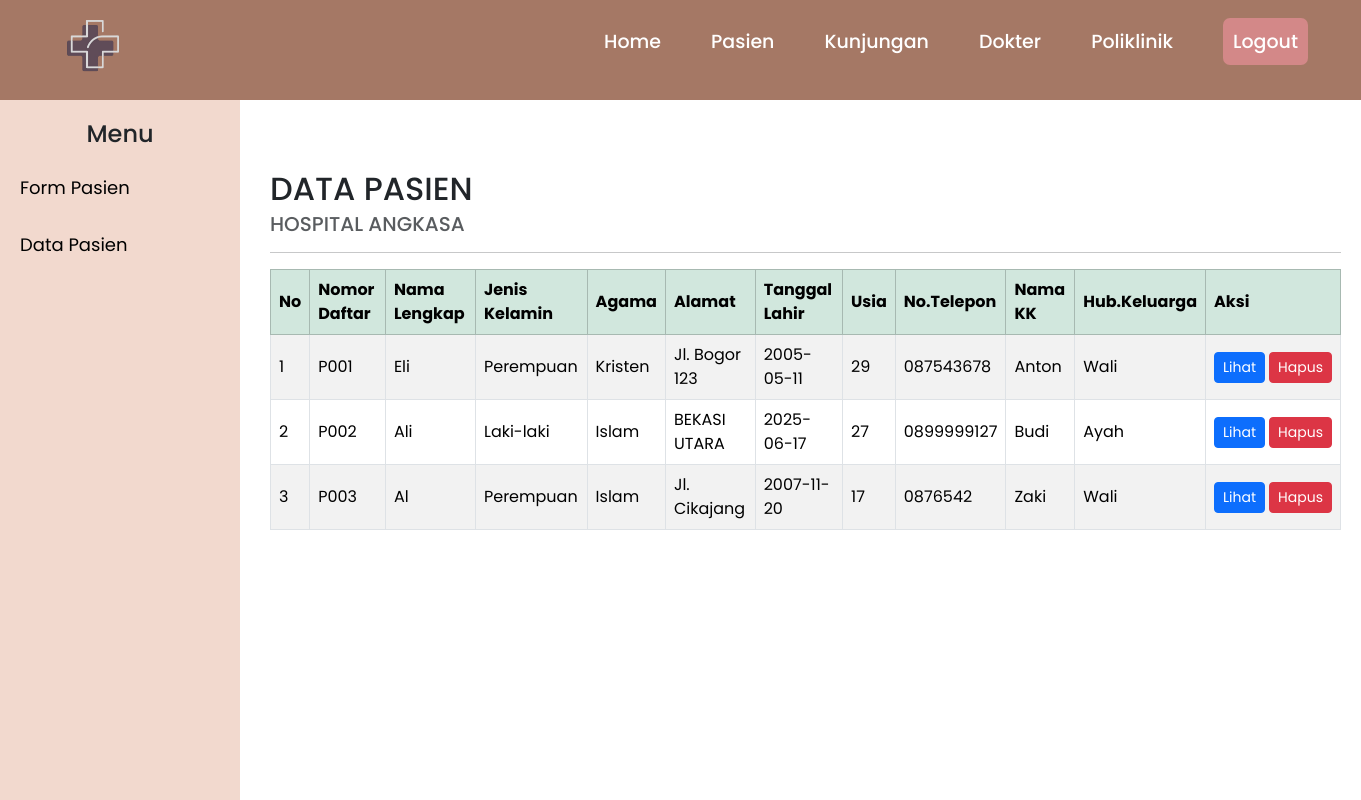
The page /Admin/pasien_data.php?update=sukses on the database its author committed.
### tables this page shows
CREATE TABLE `pasien` (
  `no_pasien` varchar(11) NOT NULL,
  `nm_pasien` varchar(100) NOT NULL,
  `j_kel` enum('Perempuan','Laki-laki','','') NOT NULL,
  `agama` enum('Islam','Kristen','Budha','Hindu','Katolik','Konghucu') NOT NULL,
  `alamat` varchar(100) NOT NULL,
  `tgl_lahir` date NOT NULL,
  `usia` int(5) NOT NULL,
  `no_telp` varchar(15) NOT NULL,
  `nm_kk` varchar(50) NOT NULL,
  `hub_kel` enum('Ayah','Ibu','Anak','Suami','Istri','Wali','Lainnya') NOT NULL
);

### Admin/pasien_data.php (the view, shortened to what this page needs)
<?php include ('../koneksi.php') ?>
<!DOCTYPE html>
<html lang="en">
<head>
  <link href="https://cdn.jsdelivr.net/npm/bootstrap@5.3.3/dist/css/bootstrap.min.css" rel="stylesheet">
</head>
<body>
<?php include('a_header.php'); ?>
<div class="d-flex">
  <?php include('p_sidebar.php'); ?>
  <main class="main-content">
    <h2 class="mb-1">DATA PASIEN</h2>
    <h5 class="text-muted">HOSPITAL ANGKASA</h5>
    <hr>
    <div class="table-responsive">
      <table class="table table-striped table-bordered align-middle">
        <thead class="table-success">
          <tr>
            <th>No</th>
            <th>Nomor Daftar</th>
            <th>Nama Lengkap</th>
            <th>Jenis Kelamin</th>
            <th>Agama </th>
            <th>Alamat</th>
            <th>Tanggal Lahir</th>
            <th>Usia</th>
            <th>No.Telepon</th>
            <th>Nama KK</th>
            <th>Hub.Keluarga</th>
            <th>Aksi</th>
          </tr>
        </thead>
        <tbody>
          <?php
          $sql = "SELECT * FROM pasien";
          $hasil = mysqli_query($koneksi, $sql);
          $no = 1;
          if (mysqli_num_rows($hasil) == 0) {
              echo "<tr><td colspan='12' class='text-center'>Data masih kosong.</td></tr>";
          } else {
              while ($row = mysqli_fetch_assoc($hasil)) { ?>
              <tr>
                <td><?= $no++ ?></td>
                <td><?= $row['no_pasien'] ?></td>
                <td><?= $row['nm_pasien'] ?></td>
                <td><?= $row['j_kel'] ?></td>
                <td><?= $row['agama'] ?></td>
                <td><?= $row['alamat'] ?></td>
                <td><?= $row['tgl_lahir'] ?></td>
                <td><?= $row['usia'] ?></td>
                <td><?= $row['no_telp'] ?></td>
                <td><?= $row['nm_kk'] ?></td>
                <td><?= $row['hub_kel'] ?></td>
                <td>
                  <div class="d-flex gap-1">
                    <a href="p_lihat.php?no_pasien=<?= $row['no_pasien'] ?>" class="btn btn-primary btn-sm">Lihat</a>
                    <a href="p_delete.php?no_pasien=<?= $row['no_pasien'] ?>" onclick="return confirm('Hapus Data?')" class="btn btn-danger btn-sm">Hapus</a>
                  </div>
                </td>
              </tr>
          <?php }
          } ?>
        </tbody>
      </table>
    </div>
  </main>
</div>
</body>
</html>

### Admin/pasien_data.php (style rules this page uses)
body { padding-top: 150px; margin: 0; }
.main-content { margin-left: 250px; padding: 20px; width: 100%; }
.table th, .table td { vertical-align: middle; }

### Admin/a_header.php (style rules this page uses)
* { margin: 0; padding: 0; box-sizing: border-box; font-family: 'Poppins', sans-serif; }

### rows shown on the page
pasien: no_pasien "P001", nm_pasien "Eli", j_kel "Perempuan", agama "Kristen", alamat "Jl. Bogor 123", tgl_lahir "2005-05-11", usia "29", no_telp "087543678", nm_kk "Anton", hub_kel "Wali"
pasien: no_pasien "P002", nm_pasien "Ali", j_kel "Laki-laki", agama "Islam", alamat "BEKASI UTARA", tgl_lahir "2025-06-17", usia "27", no_telp "0899999127", nm_kk "Budi", hub_kel "Ayah"
pasien: no_pasien "P003", nm_pasien "Al", j_kel "Perempuan", agama "Islam", alamat "Jl. Cikajang", tgl_lahir "2007-11-20", usia "17", no_telp "0876542", nm_kk "Zaki", hub_kel "Wali"
